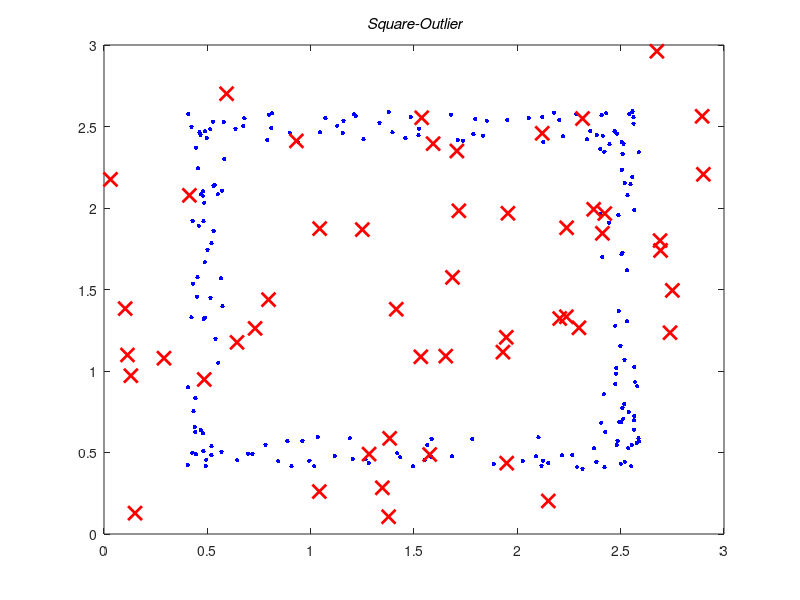

Here is the MATLAB script that generated this plot: (Note: this script raises an error after producing the figure.)
clear all
close all

% Generate the noise-free samples
n_normal=200;
x1=0.4+0.2*rand(n_normal/4,1);
y1=0.4+2.2*rand(n_normal/4,1);
x2=2.4+0.2*rand(n_normal/4,1);
y2=0.4+2.2*rand(n_normal/4,1);
x3=0.4+2.2*rand(n_normal/4,1);
y3=0.4+0.2*rand(n_normal/4,1);
x4=0.4+2.2*rand(n_normal/4,1);
y4=2.4+0.2*rand(n_normal/4,1);
XT=[[x1;x2;x3;x4],[y1;y2;y3;y4]];

% Generate noise
n_novel=50;
x5=3*rand(n_novel,1);
y5=3*rand(n_novel,1);
XO=[x5,y5];

X=[XT;XO];
n_T=size(XT,1);
n_O=size(XO,1);

labels=[ones(n_T,1);-ones(n_O,1)];

% Scale the training samples into [-1,1]
n_data=size(X,1);
X_scale=(X-ones(n_data,1)*min(X))./(ones(n_data,1)*(max(X)-min(X)))-2;

% Generate the grid data to demonstrate the results
x_min_gd=min(X(:,1))-0.05;
x_max_gd=max(X(:,1))+0.05;
y_min_gd=min(X(:,2))-0.05;
y_max_gd=max(X(:,2))+0.05;
dx=100;
dy=100;
[x_grid,y_grid]=meshgrid(x_min_gd:(x_max_gd-x_min_gd)/(dx-1):x_max_gd,y_min_gd:(y_max_gd-y_min_gd)/(dy-1):y_max_gd);
X_grid=[x_grid(:) y_grid(:)];
% Scale the grid data into [-1,1]
n_grid=size(X_grid,1);
X_grid_scale=(X_grid-ones(n_grid,1)*min(X))./(ones(n_grid,1)*(max(X)-min(X)))-2;

% Plot the training samples
plot(XT(:,1),XT(:,2),'b.','markersize',10)
hold on
plot(XO(:,1),XO(:,2),'rx','markersize',10,'linewidth',2)
title('\it Square-Outlier')

% OCSVM
gamma=2^5;
nu=0.2;
ocsvm=ocsvm_tr(X_scale,gamma,nu);
ypred=ocsvm_ts(X_scale,ocsvm);
ypred_grid=ocsvm_ts(X_grid_scale,ocsvm);
y_val=ypred_grid.values;
labels_ocsvm=ypred.labels;
g_ocsvm=g_mean(labels,labels_ocsvm);
figure(2)
plot(X(labels_ocsvm==1,1),X(find(labels_ocsvm==1),2),'b.','markersize',10);
hold on
plot(X(find(labels_ocsvm==-1),1),X(find(labels_ocsvm==-1),2),'rx','markersize',10,'linewidth',2);
contour(x_grid,y_grid,reshape(y_val,size(x_grid)),[0,0],'k-','linewidth',2);
title('OCSVM')

% Bounded exponential loss function based AdaBoost ensemble of OCSVMs
T=20;
eta=0.1;
max_iter=20;
ocsvm_bels_ada=ocsvm_bels_ada_tr(X_scale,gamma,nu,T,eta,max_iter);
ypred_ocsvm_bels_ada=ocsvm_bels_ada_ts(X_scale,ocsvm_bels_ada);
ypred_grid_ocsvm_bels_ada=ocsvm_bels_ada_ts(X_grid_scale,ocsvm_bels_ada);
y_val_ocsvm_bels_ada=ypred_grid_ocsvm_bels_ada.values;
labels_ocsvm_bels_ada=sign(ypred_ocsvm_bels_ada.values);
g_ocsvm_bels_ada=g_mean(labels,labels_ocsvm_bels_ada);
figure(3)
plot(X(find(labels_ocsvm_bels_ada==1),1),X(find(labels_ocsvm_bels_ada==1),2),'b.','markersize',10);
hold on
plot(X(find(labels_ocsvm_bels_ada==-1),1),X(find(labels_ocsvm_bels_ada==-1),2),'rx','markersize',10,'linewidth',2);
contour(x_grid,y_grid,reshape(y_val_ocsvm_bels_ada,size(x_grid)),[0,0],'k-','linewidth',2);
title('BELF-AEOCSVMs')